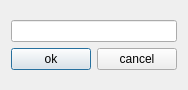
<?xml version="1.0" encoding="UTF-8"?>
<ui version="4.0">
 <class>QEnterName</class>
 <widget class="QDialog" name="QEnterName">
  <property name="geometry">
   <rect>
    <x>0</x>
    <y>0</y>
    <width>178</width>
    <height>90</height>
   </rect>
  </property>
  <property name="windowTitle">
   <string>Enter Name</string>
  </property>
  <layout class="QGridLayout" name="gridLayout_2">
   <item row="0" column="0">
    <layout class="QVBoxLayout" name="verticalLayout">
     <item>
      <widget class="QLineEdit" name="lineEdit"/>
     </item>
     <item>
      <layout class="QHBoxLayout" name="horizontalLayout">
       <item>
        <widget class="QPushButton" name="ok">
         <property name="text">
          <string>ok</string>
         </property>
        </widget>
       </item>
       <item>
        <widget class="QPushButton" name="cancel">
         <property name="text">
          <string>cancel</string>
         </property>
        </widget>
       </item>
      </layout>
     </item>
    </layout>
   </item>
  </layout>
 </widget>
 <resources/>
 <connections/>
</ui>
